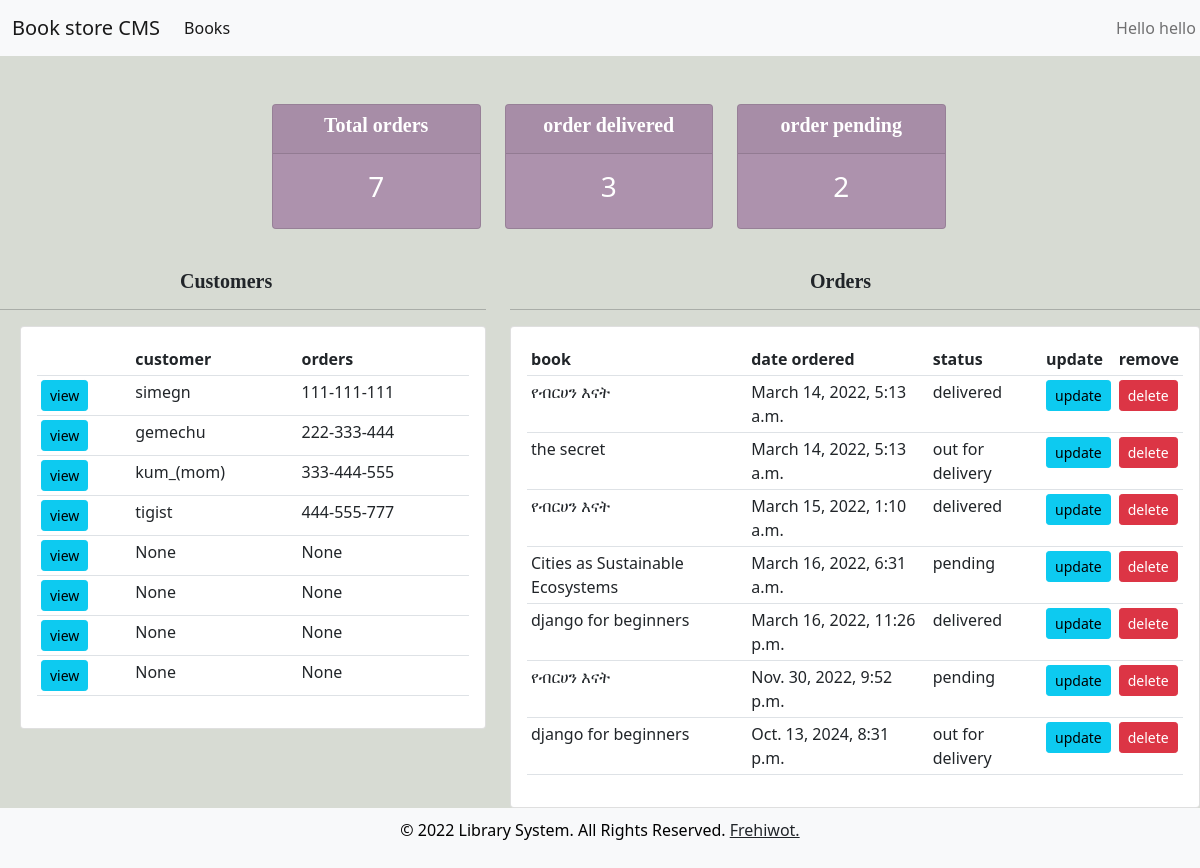
The page /home/ (signed in) on the database as committed earlier.
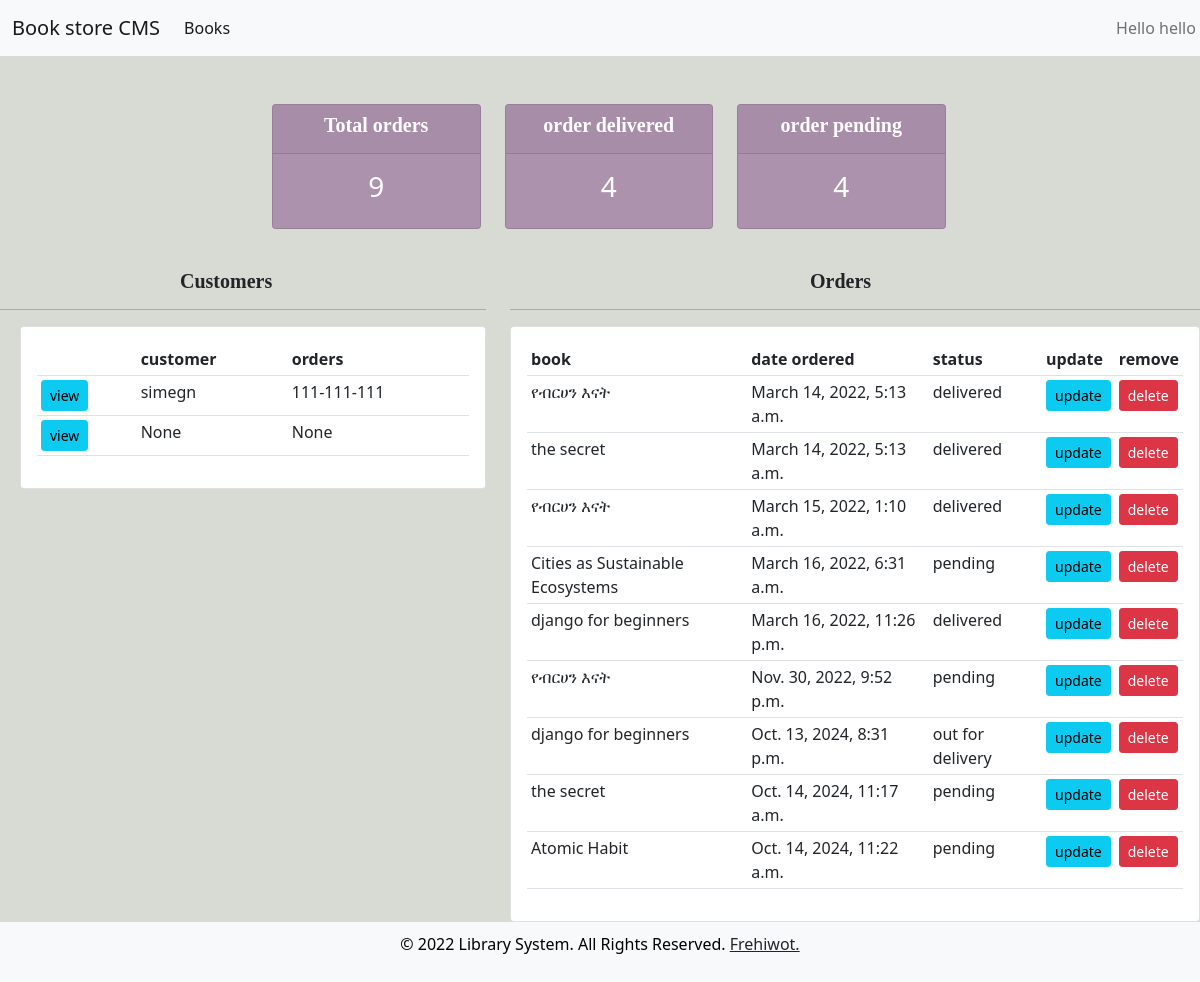
The same page on the database as committed later.
### members/models.py (models this page shows, shortened)
class Customer(models.Model):
    user=models.OneToOneField(User,null=True, on_delete=models.CASCADE)
    name=models.CharField(max_length=200, null=True)
    profile=models.ImageField(default="pp1.PNG",null=True,blank=True)
    phone=models.CharField(max_length=20, null=True)
    email=models.CharField(max_length=200, null=True)
    date_created=models.DateTimeField(auto_now_add=True, null=True)

class Order(models.Model):
    STATUS=(
        ('pending','pending'),
        ('out for delivery','out for delivery'),
        ('delivered','delivered'),
    )
    customer=models.ForeignKey(Customer,null=True, on_delete=models.SET_NULL)
    book=models.ForeignKey(Book,null=True, on_delete=models.SET_NULL)
    date_created=models.DateTimeField(auto_now_add=True, null=True)
    status=models.CharField(max_length=200, null=True, choices=STATUS,default="pending")
    note=models.CharField(max_length=2000, null=True)

class Book(models.Model):
    CATEGORY=(
        ('fiction','fiction'),
        ('religious','religious'),
        ('computer science','computer science'),
        ('engineering','engineering'),
        ('pyscological','pyscological'),
    )
    title=models.CharField(max_length=200, null=True)
    author=models.CharField(max_length=200, null=True)
    price= models.FloatField(null=True)
    category=models.CharField(max_length=5000, null=True, choices=CATEGORY)
    description=models.TextField(max_length=200, null=True)
    date_created=models.DateTimeField(auto_now_add=True, null=True)
    def __str__(self):
        return self.title

### members/decoraters.py (the view)
    def wrapper_function(request,*args,**kwargs):
        group=None
        if request.user.groups.exists():
            group=request.user.groups.all()[0].name
        if group == 'customer':
            return redirect('user-page')
        if group == 'admin':
            return view_func(request,*args,**kwargs)

### members/decoraters.py (called while the page is built)
def admin_only(view_func):
    def wrapper_function(request,*args,**kwargs):
        group=None
        if request.user.groups.exists():
            group=request.user.groups.all()[0].name
        if group == 'customer':
            return redirect('user-page')
        if group == 'admin':
            return view_func(request,*args,**kwargs)
    return wrapper_function

### members/views.py (called while the page is built)
@login_required(login_url='login')
@admin_only
def homePage(request):
    order=Order.objects.all()
    customer=Customer.objects.all()
    total_orders=order.count()
    total_customers=customer.count()
    delivered= order.filter(status='delivered').count()
    pending= order.filter(status='pending').count()
    context={'orders':order,'customers':customer,'total_orders':total_orders,'total_customers':total_customers,
    'delivered':delivered,'pending':pending}
    return render(request, 'home.html',context)

### members/templates/home.html (shortened to what this page needs)
{% extends 'base.html' %} {% block content %}
<body>
  <br />
  <div style="margin-left: 250px">{% include 'status.html' %}</div>
  <div class="row" id="lists">
    <div class="col-md-5">
      <br />
      <h5 style="margin-left: 180px">Customers</h5>
      <hr />
      <div class="card card-body" style="margin-left: 20px;">
        <table class="table table-sm">
          <tr>
            <th></th>
            <th>customer</th>
            <th>orders</th>
          </tr>
          {% for customer in customers%}
          <tr>
            <td>
              <a
                class="btn btn-sm btn-info"
                href="{% url 'customer' customer.id %}"
                >view</a
              >
            </td>
            <td>{{customer.name}}</td>
            <td>{{customer.phone}}</td>
          </tr>
          {% endfor %}
        </table>
      </div>
    </div>
    <div class="col-md-7">
      <br />
      <h5 style="margin-left: 300px">Orders</h5>
      <hr />
      <div class="card card-body">
        <table class="table table-sm">
          <tr>
            <th>book</th>
            <th>date ordered</th>
            <th>status</th>
            <th>update</th>
            <th>remove</th>
          </tr>
          {% for i in orders%}
          <tr>
            <td>{{i.book}}</td>
            <td>{{i.date_created}}</td>
            <td>{{i.status}}</td>
            <td>
              <a
                class="btn btn-sm btn-info"
                href="{% url 'update_order' i.id %}"
                >update</a
              >
            </td>
            <td>
              <a
                class="btn btn-sm btn-danger"
                href="{% url 'delete_order' i.id %}"
                >delete</a
              >
            </td>
          </tr>
          {% endfor %}
        </table>
      </div>
    </div>
  </div>
</body>
{% endblock content %}

### members/templates/base.html (shortened to what this page needs)
{% load static %}
<!DOCTYPE html>
<html>
  <head>
    <link
      rel="stylesheet"
      href="https://cdn.jsdelivr.net/npm/bootstrap@5.1.3/dist/css/bootstrap.min.css"
    />
  </head>
  <body>
    {% include 'navbar.html' %}
    <main>{% block content %} {% endblock %}</main>
    <footer class="bg-light">
      <p>
        &copy; 2022 Library System. All Rights Reserved.
        <a class="text-body" href="https://frehiwot-gemechu.netlify.app/"
          >Frehiwot.</a
        >
      </p>
    </footer>
  </body>
</html>

### members/templates/navbar.html (shortened to what this page needs)
{% load static %}
<head>
</head>
<nav class="navbar navbar-expand-lg navbar-light bg-light">
  <div class="container-fluid">
    {%if request.user.is_staff%}
    <a class="navbar-brand" href="{% url 'home' %}">Book store CMS</a>
    {% endif %}
    <div class="collapse navbar-collapse" id="navbarNav">
      {%if request.user.is_staff%}
      <ul class="navbar-nav">
        <li class="nav-item">
          <a class="nav-link active" href="{% url 'book' %}">Books</a>
        </li>
      </ul>
      {% endif %}
      <ul class="navbar-nav">
        <li class="nav-item dropdown" style="margin-left: 870px">
          <a
            class="nav-link dropdown-toggle"
            href="#"
            id="navbarDropdownMenuLink"
            role="button"
            data-bs-toggle="dropdown"
            aria-expanded="false"
          >
            Hello {{request.user}}
          </a>
        </li>
      </ul>
    </div>
  </div>
</nav>

### members/templates/status.html (shortened to what this page needs)
<br />
<div class="row" style="margin-left: 10px; margin-right: 10px">
  <div class="col-md-3">
    <div class="card text-center text-white mb-3" id="total-orders">
      <div class="card-header">
        <h5 class="card-title">Total orders</h5>
      </div>
      <div class="card-body">
        <h3 class="card-title">{{total_orders}}</h3>
      </div>
    </div>
  </div>
  <div class="col-md-3">
    <div class="card text-center text-white mb-3" id="orders-delivered">
      <div class="card-header">
        <h5 class="card-title">order delivered</h5>
      </div>
      <div class="card-body">
        <h3 class="card-title">{{delivered}}</h3>
      </div>
    </div>
  </div>
  <div class="col-md-3">
    <div class="card text-center text-white mb-3" id="orders-pending">
      <div class="card-header">
        <h5 class="card-title">order pending</h5>
      </div>
      <div class="card-body">
        <h3 class="card-title">{{pending}}</h3>
      </div>
    </div>
  </div>
</div>

### members/templates/base.html (style rules this page uses)
body { background-color: #d7dbd3; display: flex; flex-direction: column; min-height: 100vh; }
#total-orders, #orders-delivered, #orders-pending { background-color: #ad92ad; }
main { flex: 1; }
footer { color: black; text-align: center; padding: 10px 0; }
a { color: #ad92ad; }

### members/templates/home.html (style rules this page uses)
h5 { font-family: "Times New Roman", Times, serif; font-weight: bolder; }

Rows that differ between the two databases and show on the page:
removed Customer: name "gemechu", phone "222-333-444"
removed Customer: name "kum_(mom)", phone "333-444-555"
removed Customer: name "tigist", phone "444-555-777"
removed Customer: name "None", phone "None"
removed Customer: name "None", phone "None"
removed Customer: name "None", phone "None"
changed Order (number 2 of 9 on the later page): status "out for delivery" → "delivered"
added Order: book "the secret", date_created "Oct. 14, 2024, 11:17 a.m.", status "pending"
added Order: book "Atomic Habit", date_created "Oct. 14, 2024, 11:22 a.m.", status "pending"
Other text that changed with them:
{{ total_orders }}: "7" → "9"
{{ delivered }}: "3" → "4"
{{ pending }}: "2" → "4"
